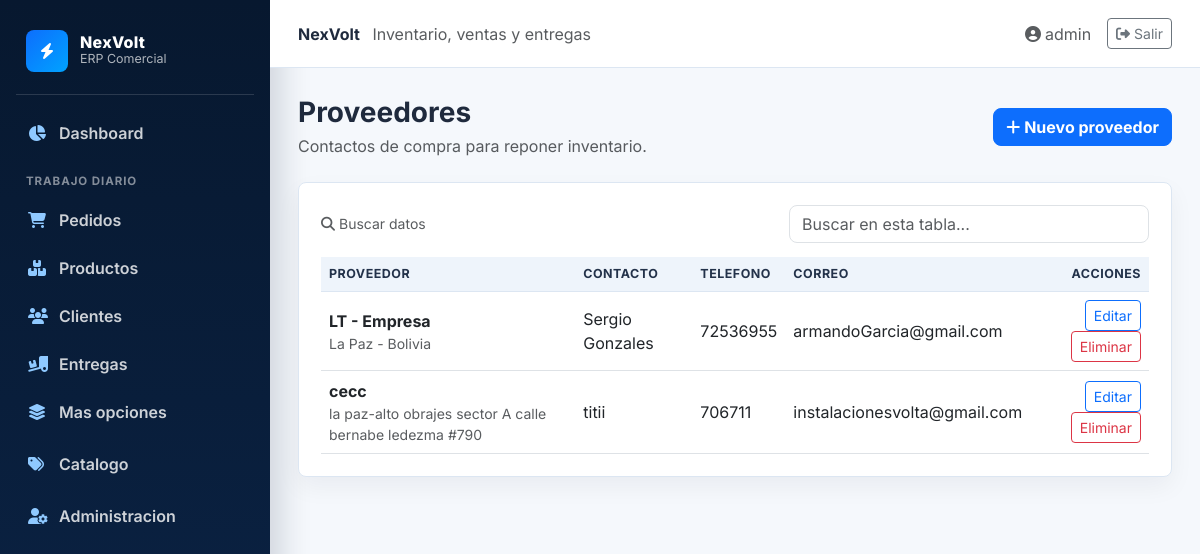
The app's page /proveedores/ (signed in) with its own data.
### blueprintapp/usuarios/models.py (models this page shows, shortened)
class User(db.Model, UserMixin):
    __tablename__ = "usuarios"
    id = db.Column(db.Integer, primary_key=True)
    username = db.Column(db.String(80), unique=True, nullable=False)
    password_hash = db.Column(db.String(128), nullable=False)
    rol_id = db.Column(db.Integer, db.ForeignKey("roles.id"))
    rol = db.relationship("Role", backref="usuarios")

### blueprintapp/proveedores/models.py (models this page shows, shortened)
class Proveedor(db.Model):
    __tablename__ = "proveedores"
    id = db.Column(db.Integer, primary_key=True)
    nombre_empresa = db.Column(db.String(120), nullable=False)
    contacto = db.Column(db.String(100))
    telefono = db.Column(db.String(30))
    whatsapp = db.Column(db.String(30))
    correo = db.Column(db.String(100))
    direccion = db.Column(db.String(200))
    observaciones = db.Column(db.Text)
    productos = db.relationship("Producto", backref="proveedor", lazy=True)

### blueprintapp/proveedores/routes.py (the view)
@bp_proveedor.route("/")
@login_required
def index():
    proveedores = Proveedor.query.all()
    return render_template("proveedor/index.html", proveedores=proveedores)

### blueprintapp/proveedores/templates/proveedor/index.html
{% extends "base.html" %}
{% block content %}
<div class="d-flex justify-content-between align-items-center mb-4">
    <div>
        <h1 class="h3 fw-bold mb-1">Proveedores</h1>
        <p class="text-muted mb-0">Contactos de compra para reponer inventario.</p>
    </div>
    <a href="{{ url_for('bp_proveedor.create') }}" class="btn btn-primary"><i class="fas fa-plus me-1"></i>Nuevo proveedor</a>
</div>
<div class="page-card">
    <div class="table-responsive">
        <table class="table table-hover align-middle mb-0">
            <thead><tr><th>Proveedor</th><th>Contacto</th><th>Telefono</th><th>Correo</th><th class="text-end">Acciones</th></tr></thead>
            <tbody>
                {% for item in proveedores %}
                <tr>
                    <td><strong>{{ item.nombre_empresa }}</strong><div class="small text-muted">{{ item.direccion or '' }}</div></td>
                    <td>{{ item.contacto or '---' }}</td>
                    <td>{{ item.telefono or item.whatsapp or '---' }}</td>
                    <td>{{ item.correo or item.email or '---' }}</td>
                    <td class="text-end">
                        <a href="{{ url_for('bp_proveedor.edit', id=item.id) }}" class="btn btn-sm btn-outline-primary">Editar</a>
                        <form action="{{ url_for('bp_proveedor.delete', id=item.id) }}" method="POST" class="d-inline" onsubmit="return confirm('Seguro que deseas eliminar este proveedor?');">
                            <button type="submit" class="btn btn-sm btn-outline-danger">Eliminar</button>
                        </form>
                    </td>
                </tr>
                {% else %}
                <tr><td colspan="5" class="text-center text-muted py-4">No hay proveedores registrados.</td></tr>
                {% endfor %}
            </tbody>
        </table>
    </div>
</div>
{% endblock %}

### blueprintapp/templates/base.html (shortened to what this page needs)
<!DOCTYPE html>
<html lang="es">
<head>
    <link href="https://cdn.jsdelivr.net/npm/bootstrap@5.3.0/dist/css/bootstrap.min.css" rel="stylesheet">
    <link href="https://cdnjs.cloudflare.com/ajax/libs/font-awesome/6.4.0/css/all.min.css" rel="stylesheet">
</head>
<body>
    {% if current_user.is_authenticated %}
    <div class="erp-shell">
        {% include "components/navbar.html" %}
        <section class="erp-main">
            <header class="topbar">
                <div>
                    <strong>NexVolt</strong>
                    <span class="text-muted ms-2">Inventario, ventas y entregas</span>
                </div>
                <div class="d-flex align-items-center gap-3">
                    <a class="text-decoration-none text-muted" href="{{ url_for('bp_perfil.ver_perfil') }}">
                        <i class="fas fa-user-circle me-1"></i>{{ current_user.username }}
                    </a>
                    <a class="btn btn-sm btn-outline-secondary" href="{{ url_for('auth.logout') }}">
                        <i class="fas fa-right-from-bracket me-1"></i>Salir
                    </a>
                </div>
            </header>
            <main class="content-wrap">
    {% else %}
    {% include "components/messages.html" %}
    <main class="container py-5">
    {% endif %}
        {% block content %}{% endblock %}
    </main>
    {% if current_user.is_authenticated %}
        </section>
    </div>
    {% endif %}
</body>
</html>

### blueprintapp/templates/base.html (style rules this page uses)
:root { --navy: #07182f; --navy-2: #0b2447; --electric: #0d6efd; --electric-2: #00a3ff; --page: #f5f8fc; --line: #dce6f2; --text: #1f2a3d; }
body { min-height: 100vh; margin: 0; background: var(--page); color: var(--text); font-family: "Inter", sans-serif; }
.erp-shell { min-height: 100vh; display: flex; }
.erp-main { flex: 1; min-width: 0; display: flex; flex-direction: column; }
.topbar { height: 68px; background: #fff; border-bottom: 1px solid var(--line); display: flex; align-items: center; justify-content: space-between; padding: 0 28px; position: sticky; top: 0; z-index: 10; }
.content-wrap { padding: 28px; }
.page-card { background: #fff; border: 1px solid var(--line); border-radius: 8px; box-shadow: 0 10px 25px rgba(7, 24, 47, .05); padding: 22px; animation: riseIn .22s ease both; }
.btn-primary { background: var(--electric); border-color: var(--electric); border-radius: 8px; font-weight: 700; }
.table { vertical-align: middle; }
.table tbody tr { transition: background .12s ease; }
.table thead th { background: #eef4fb; color: #23324a; font-size: .78rem; text-transform: uppercase; letter-spacing: .04em; border-bottom: 1px solid var(--line); }

### records on screen
User: username "admin"
Proveedor: nombre_empresa "LT - Empresa", direccion "La Paz - Bolivia", contacto "Sergio Gonzales", telefono "72536955", correo "armandoGarcia@gmail.com"
Proveedor: nombre_empresa "cecc", direccion "la paz-alto obrajes sector A calle bernabe ledezma #790", contacto "titii", telefono "706711", correo "instalacionesvolta@gmail.com"
